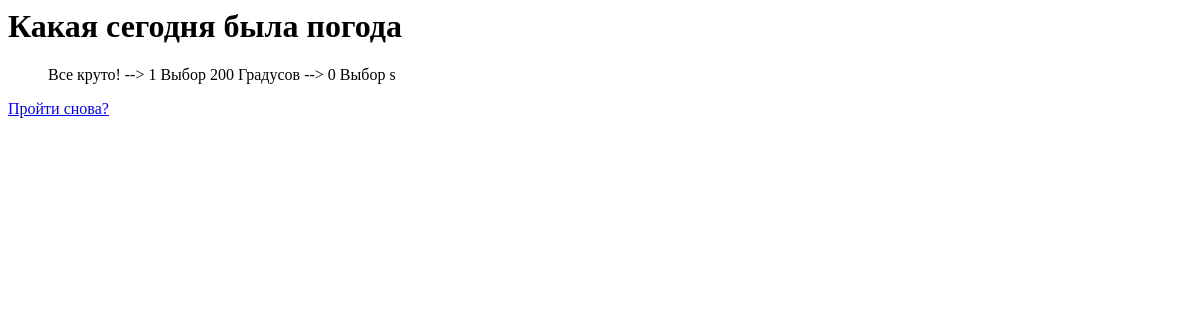
/polls/1/results/, run on an earlier commit of the app's database.
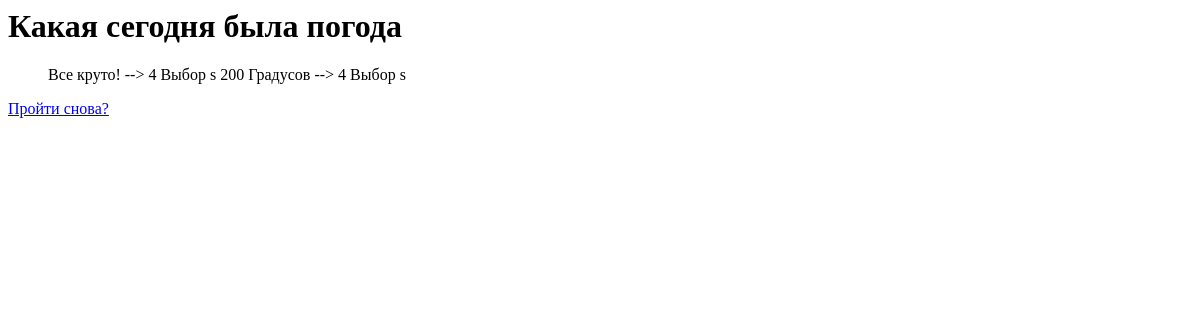
And on a later commit of the database.
### polls/models.py (models this page shows, shortened)
class Question(models.Model):
    question_text = models.CharField(max_length=200)
    pub_date = models.DateTimeField("Дата публикации")

class Choice(models.Model):
    question = models.ForeignKey(Question, on_delete=models.CASCADE)
    choice_text = models.CharField(max_length=200)
    votes = models.IntegerField(default=0)

### polls/views.py (the view)
# urls.py: path("<int:pk>/results/", views.ResultsView.as_view(), name="results"),
class ResultsView(generic.DetailView):
    model = Question
    template_name = 'polls/results.html'

### polls/templates/polls/results.html
<h1>{{question.question_text}}</h1>
<ul>
    {% for choice in question.choice_set.all %}
        {{ choice.choice_text }} --> {{ choice.votes }} Выбор {{choice.votes | pluralize}}
    {% endfor %}
</ul>
<a href="{% url 'polls:detail' question.id %}"> Пройти снова?</a>

What changed in the data, as far as the page shows it:
changed Choice "Все круто!": votes "1" → "4"; votes|pluralize (not shown) → "s"
changed Choice "200 Градусов": votes "0" → "4"
